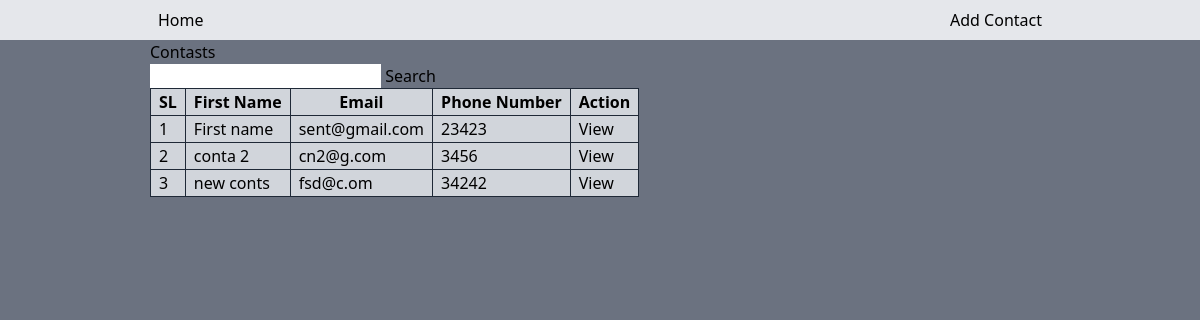
The page / on the database its author committed.
### contact/models.py (models this page shows, shortened)
class Contact(models.Model):
    first_name = models.CharField(max_length=100)
    last_name = models.CharField(max_length=255)
    email = models.EmailField(max_length=255)
    phone_number = models.CharField(max_length=12)
    address = models.CharField(max_length=250)

### contact/views.py (the view)
# urls.py: path('', views.home, name='home'),
def home(request):
    contacts = Contact.objects.all()
    query_dict = request.GET
    query = query_dict.get('query')
    if query is not None:
        contacts = Contact.objects.filter(Q(first_name__contains=request.GET['query'])|Q( email__contains=request.GET['query']))
    context = {
        "contacts": contacts
    }
    return render(request, "contact/home.html", context)

### contact/templates/contact/home.html
{% extends "base.html" %}
{% block content %}
<div class="flex justify-center">
    <div class="w-3/4">
        <h1>Contasts</h1>
        <form method="GET">
            <input type="text" name="query"/>
            <button type="submit" >Search</button>
        </form>
        <table class="table border bg-gray-300">
            <thead>
                <tr>
                    <th class="border border-gray-800 px-2">SL</th>
                    <th class="border border-gray-800 px-2">First Name</th>
                    <th class="border border-gray-800 px-2">Email</th>
                    <th class="border border-gray-800 px-2">Phone Number</th>
                    <th class="border border-gray-800 px-2">Action</th>
                </tr>
            </thead>
            <tbody>
                {% for contact in contacts %}
                <tr>
                    <td class="border border-gray-800 px-2">{{ forloop.counter }}</td>
                    <td class="border border-gray-800 px-2">{{ contact.first_name }}</td>
                    <td class="border border-gray-800 px-2">{{ contact.email }}</td>
                    <td class="border border-gray-800 px-2">{{ contact.phone_number }}</td>
                    <td class="border border-gray-800 px-2">
                        <a href="{% url 'view_contact' contact.pk %}">View</a>
                    </td>
                </tr>
                {% endfor %}
            </tbody>
        </table>
    </div>
</div>
{% endblock %}

### rows shown on the page
Contact: first_name "First name", email "sent@gmail.com", phone_number "23423"
Contact: first_name "conta 2", email "cn2@g.com", phone_number "3456"
Contact: first_name "new conts", email "fsd@c.om", phone_number "34242"
